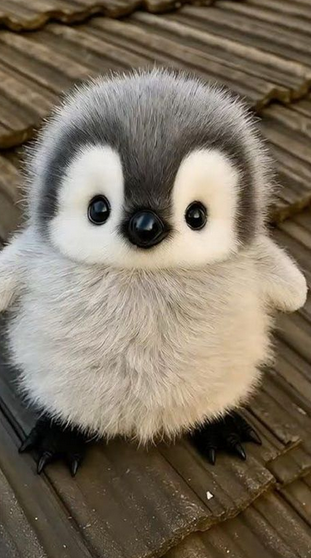
//> input picture OpenCV/OpenCV/Drawind/image.png, 311 x 558 px
$ ./Drawind   (built with g++ and OpenCV 4)
//> lines starting //> are read from the running program, lines starting //| are printed output that depends on the picture
#include <iostream>
#include <opencv2/imgproc.hpp>
#include <opencv2/imgcodecs.hpp>
#include <opencv2/highgui.hpp>
using namespace cv;

int main()
{
    Mat image = Mat::zeros(600, 800, CV_8UC3);
    circle(image,           // где рисуем
        Point(400, 300),    // центр
        100,                // радиус
        Scalar(200, 200, 0),// цвет
        -1);                // толщ линии (-1 - закрашенный)
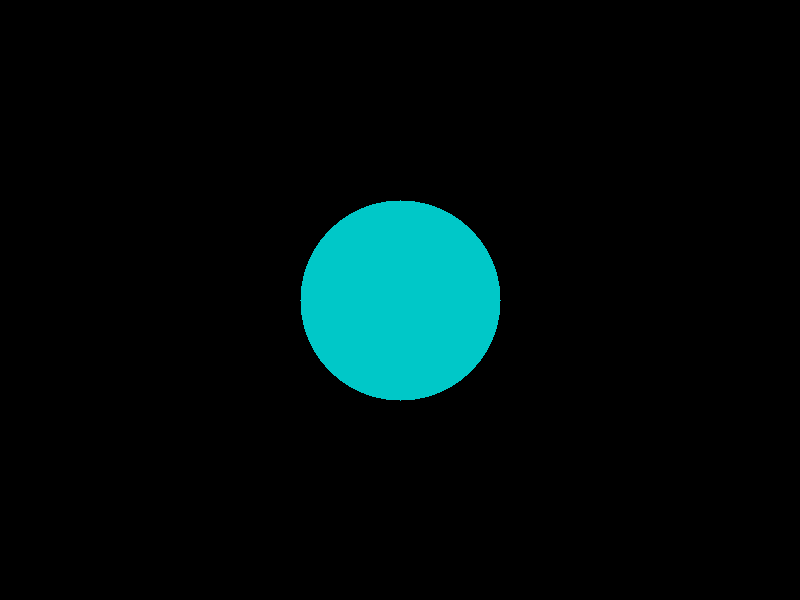
//> image: 600 rows x 800 cols, CV_8UC3; mean B, G, R 13.1, 13.1, 0
    line(image,             // где рисуем
        Point(0, 0),        // старт точка
        Point(400, 300),    //кон точка
        Scalar(255, 255, 255),  // цвет
        10);                // толщ линии
    rectangle(image,        // где рисуем
        Rect(100, 100, 200, 150), // область рисования (x,y,ширина, высота)
        Scalar(0, 0, 255),  // цвет
        20);                // толщ линии (-1 - закрашенный)
    ellipse(image,          // где рисуем
        Point(600, 250),    // центр
        Size(100, 150),     // размеры осей x, y
        30,                 // угол поворота
        0,                  // старт угол рисования
        260,                // кон угол рисования
        Scalar(40, 167, 120),// цвет
        -1);                // толщ линии (-1 - закрашенный)
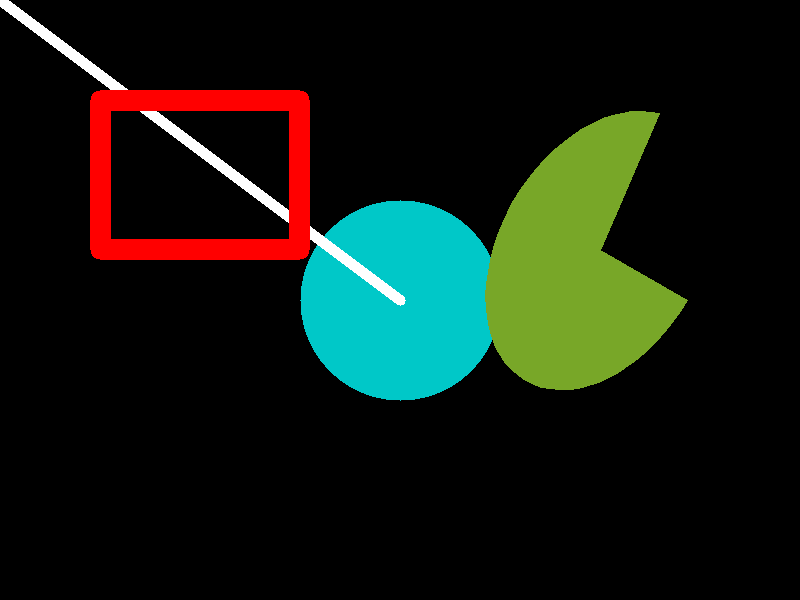
//> image: 600 rows x 800 cols, CV_8UC3; mean B, G, R 17.6, 26.7, 18.8
    drawMarker(image, Point(300, 300), Scalar(240, 20, 100),
        MARKER_STAR, 50, 10);
    putText(image,              // где рисуем
        "Hello, world! Привет", // текст
        Point(0, 200),          // коорд вывода текста (нижний левый угол первой буквы)
        FONT_HERSHEY_COMPLEX,   // шрифт
        3,                      // масштаб текста
        Scalar(255, 255, 255),  // цвет
        2                       // толщ. линии
    );
    Mat image1 = imread("image.png");
//> image1 is the input picture: 558 rows x 311 cols, CV_8UC3; mean B, G, R 96.4, 112.7, 123.8
    resize(image1, image1, Size(), 0.5, 0.5);
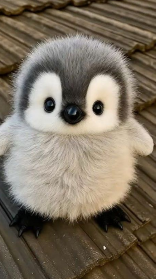
//> image1: 279 rows x 156 cols, CV_8UC3; mean B, G, R 96.4, 112.7, 123.8
    image1.copyTo(image(Rect(Point(50, 300), image1.size())));
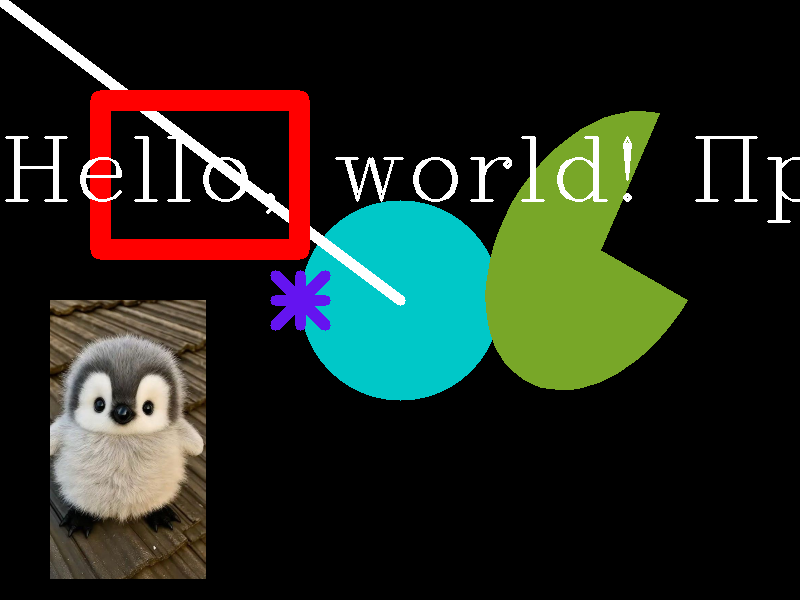
//> image: 600 rows x 800 cols, CV_8UC3; mean B, G, R 31.4, 40.5, 34.5
    imshow("Результат", image);
    waitKey();
}
